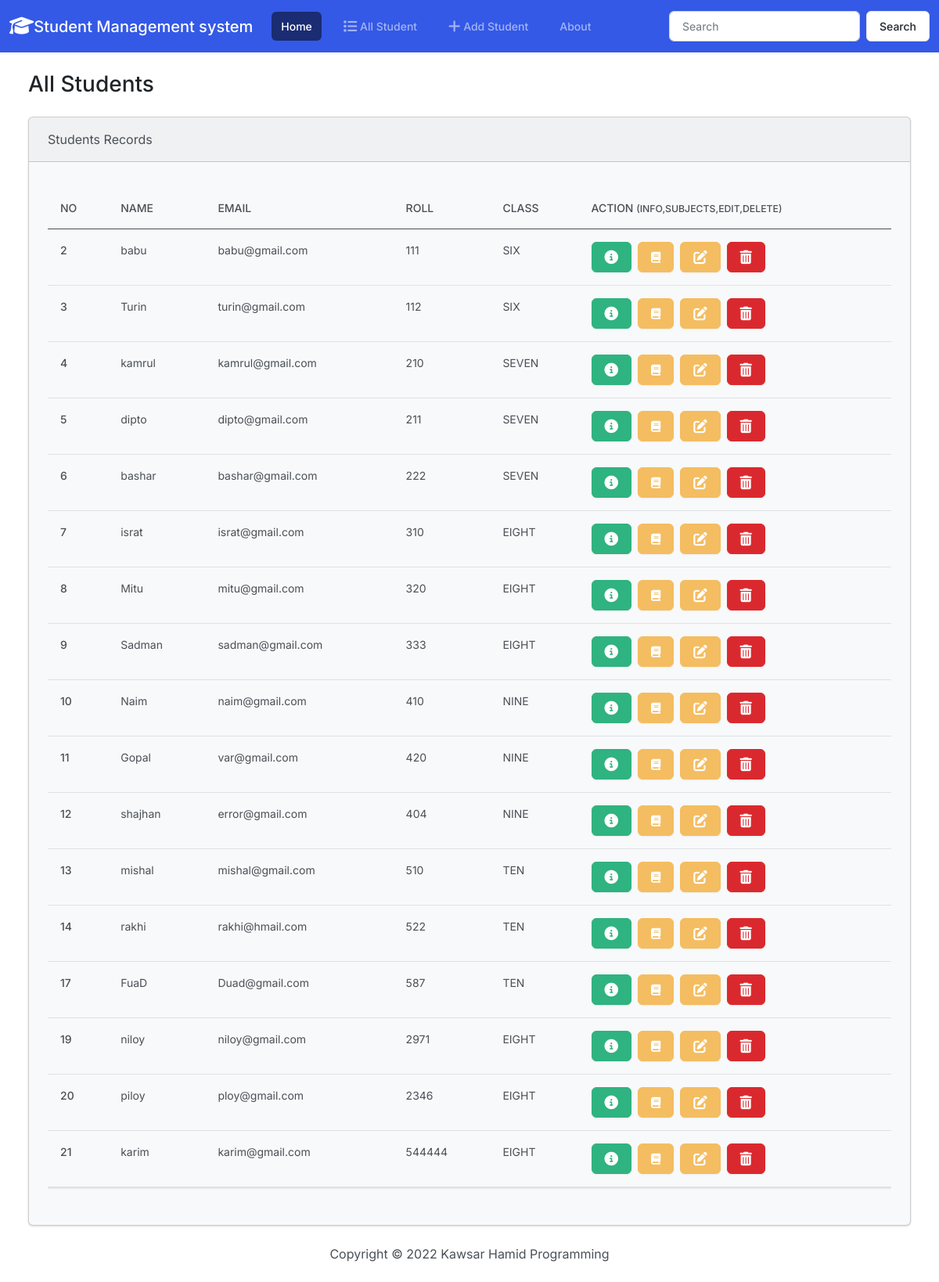
Before: / with the older database file.
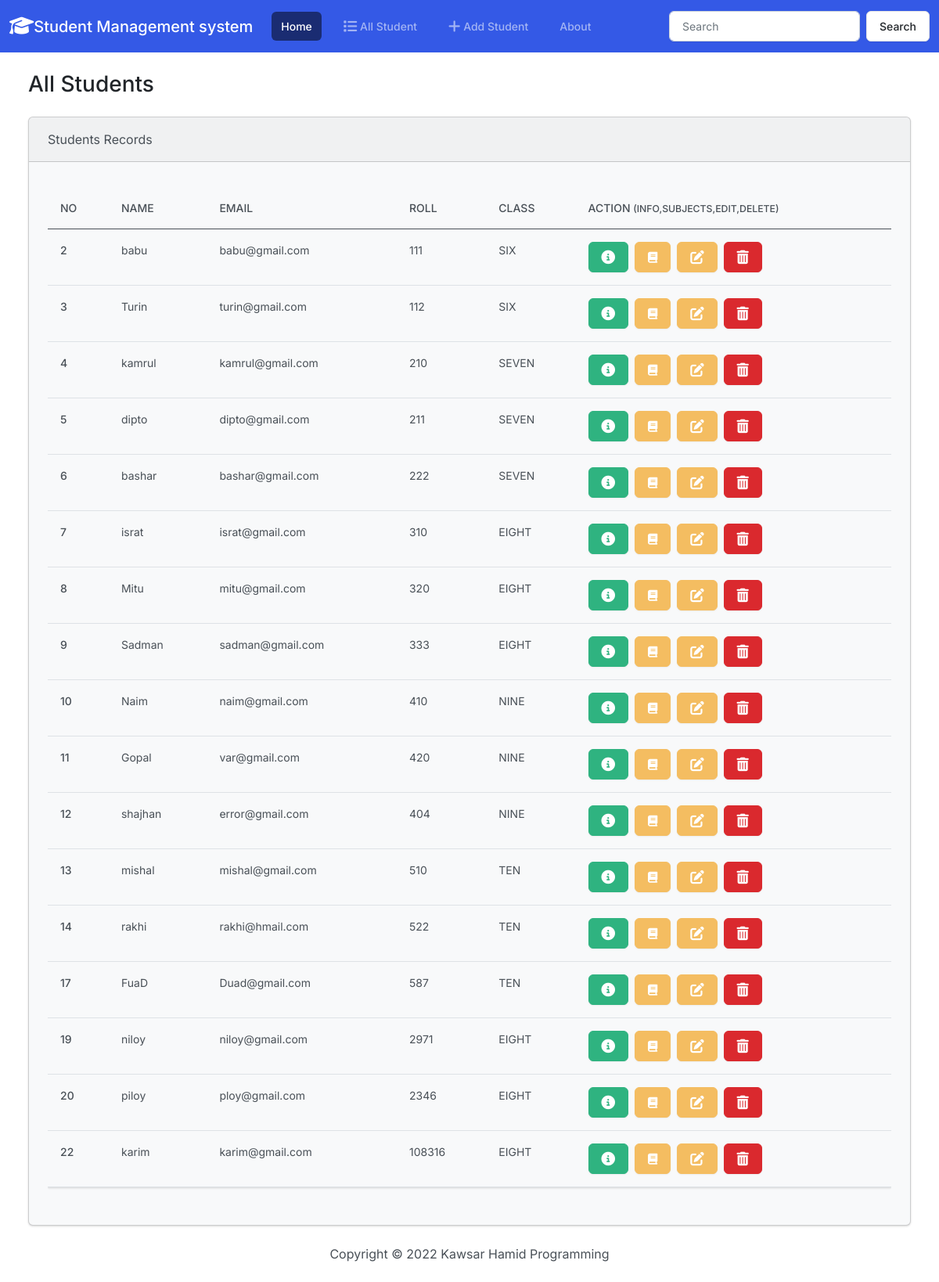
After: the same page with the newer database file.
### academic/models.py (models this page shows, shortened)
class Student(models.Model):
    name=models.CharField(max_length=70)
    email=models.EmailField(max_length=80)
    roll=models.IntegerField(unique=True,null=False)
    classname=models.ForeignKey(ClassModel,on_delete=models.CASCADE)

class ClassModel(models.Model):
    id=models.AutoField(primary_key=True)
    name=models.CharField(max_length=80)
    def __str__(self):
        return self.name

### academic/views.py (the view)
# urls.py: path("",views.Homeclass.as_view(),name="home"),
class Homeclass(View):
    def get(self,request):
        data=ClassModel.objects.get(name="NINE")
        data2=ClassModel.objects.get(name="SIX")
        student=Student.objects.all()
        print("-------------------------------------------------------")
        print(data.subject_set.all())
        for stu in data.student_set.all():
            roll=0
            marks=Marks.objects.filter(students_roll=stu.roll)
            for sub in data.subject_set.all():
                pass
        return render(request,"academic/home.html",{"students":student})

### academic/models.py (called while the page is built)
    def __str__(self):
        return self.name

### templates/academic/home.html (shortened to what this page needs)
{% extends 'academic/base.html' %}
{% load static %}
{% block content %}
<div class="container-fluid">
    <h3 class="m-4">All Students</h3>
    <div class="row">
        <div class="col-12">
            {% if students %}
            <div class="card bg-light ms-4 me-4 mb-4">
                <div class="card-header">Students Records</div>
                <div class="card-body">
                  <p class="card-text">
                    <div class="table-responsive">
                        <table class="table table-hover">
                            <thead>
                              <tr>
                                <th scope="col">NO</th>
                                <th scope="col">Name</th>
                                <th scope="col">Email</th>
                                <th scope="col">Roll</th>
                                <th scope="col">Class</th>
                                <th scope="col">Action <small>(info,subjects,edit,delete)</small></th>
                              </tr>
                            </thead>
                            <tbody>
                              {% for student in students%}
                              <tr>
                                <th>{{student.id}}</th>
                                <td>{{student.name}}</td>
                                <td>{{student.email}}</td>
                                <td>{{student.roll}}</td>
                                <td>{{student.classname}}</td>
                                <td>
                                  <button type="button" class="btn btn-success me-1" herf="{% url 'view_student' student.id %}" data-bs-toggle="modal" data-bs-target="#myModal{{student.id}}">
                                  </button>
                                  <a class="btn btn-warning me-1" href="{% url 'results' student.roll %}">
                                    <i class="fa-solid fa-book"></i>
                                  </a>
                                  <a class="btn btn-warning me-1" href="{% url 'edit' student.id %}">
                                  </a>
                                  <button type="button" class="btn btn-danger" data-bs-toggle="modal" data-bs-target="#delete{{student.id}}">
                                  </button>
                                </td>
                              </tr>
                              {% endfor %}
                            </tbody>
                          </table>
                    </div>
                  </p>
                </div>
              </div>
            {% else %}
            <h5 class="alert alert-primary ms-4 me-4" >No Students Records</h5>
            {% endif %}
        </div>
    </div>
  </div>
{% endblock content %}

Changed rows visible on the page:
removed Student: id "21", name "karim", email "karim@gmail.com", roll "544444", classname "EIGHT"
added Student: id "22", name "karim", email "karim@gmail.com", roll "108316", classname "EIGHT"
